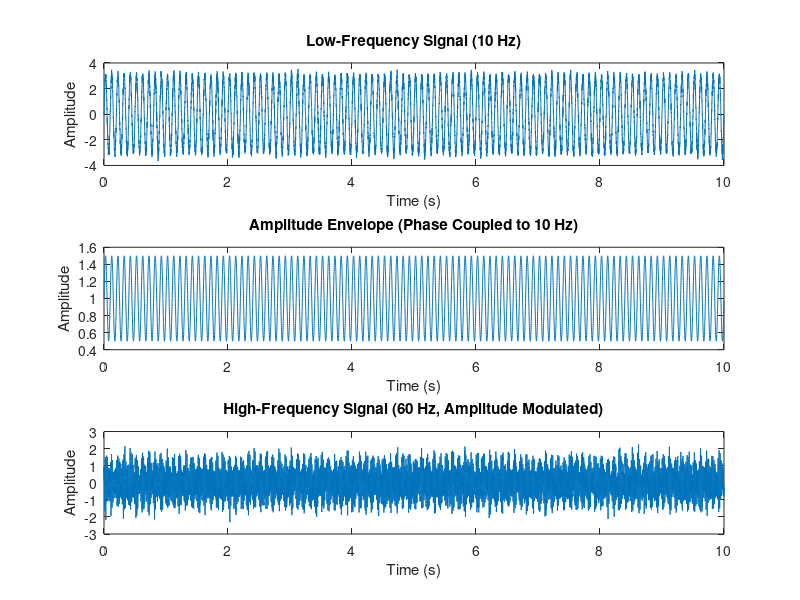
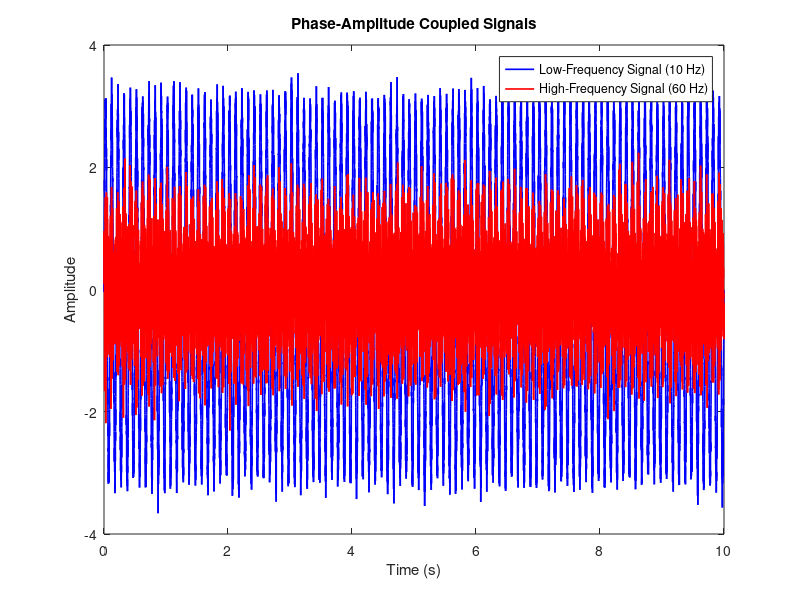

The MATLAB script that drew these images, in order: (Note: this script raises an error after producing the figures.)
%test

% Parameters
fs = 1000;         % Sampling frequency (Hz)
t = 0:1/fs:10-1/fs; % Time vector (2 seconds duration)
f_low = 10;        % Frequency of low-frequency signal (Hz)
f_high = 60;       % Frequency of high-frequency signal (Hz)

% Low-frequency signal (10 Hz)
low_freq_signal = 3*sin(2*pi*f_low*t);

% Create an amplitude envelope that is phase-coupled with the low-freq signal
amplitude_envelope = 1 + 0.5*sin(2*pi*f_low*t); % Varies with low-freq phase

% High-frequency signal (60 Hz) modulated by the low-frequency envelope
high_freq_signal = amplitude_envelope .* sin(2*pi*f_high*t);

% Add 20% noise to both signals
noise_level_low = 0.06 * max(abs(low_freq_signal)); % 20% of the low-freq signal's amplitude
noise_level_high = 0.19* max(abs(high_freq_signal)); % 20% of the high-freq signal's amplitude

low_freq_signal = low_freq_signal + noise_level_low * randn(size(t));
high_freq_signal = high_freq_signal + noise_level_high * randn(size(t));

% Plot the signals
figure;
subplot(3,1,1);
plot(t, low_freq_signal);
title('Low-Frequency Signal (10 Hz)');
xlabel('Time (s)');
ylabel('Amplitude');

subplot(3,1,2);
plot(t, amplitude_envelope);
title('Amplitude Envelope (Phase Coupled to 10 Hz)');
xlabel('Time (s)');
ylabel('Amplitude');

subplot(3,1,3);
plot(t, high_freq_signal);
title('High-Frequency Signal (60 Hz, Amplitude Modulated)');
xlabel('Time (s)');
ylabel('Amplitude');

% Combine both signals (optional visualization)
figure;
plot(t, low_freq_signal, 'b', 'LineWidth', 1.2);
hold on;
plot(t, high_freq_signal, 'r', 'LineWidth', 1.2);
legend('Low-Frequency Signal (10 Hz)', 'High-Frequency Signal (60 Hz)');
title('Phase-Amplitude Coupled Signals');
xlabel('Time (s)');
ylabel('Amplitude');

filt.low = f_low;
filt.high = f_high;
data=[ low_freq_signal;high_freq_signal ];

[b_orig, b_anti, b_orig_norm,b_anti_norm] = er_pac(data,fs,2*fs,2*fs,2*fs,filt);